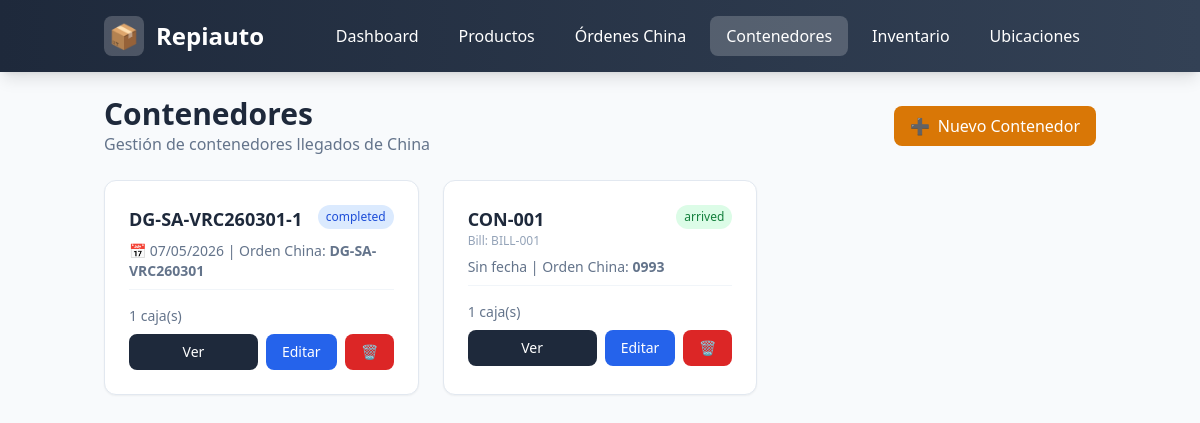
/containers, run on the app's committed database.
### main.py (models this page shows)
class Base(DeclarativeBase):
    pass

class ShippingContainer(Base):
    __tablename__ = "shipping_containers"
    id: Mapped[int] = mapped_column(Integer, primary_key=True)
    invoice_number: Mapped[str] = mapped_column(String(100), unique=True, index=True)
    bill_number: Mapped[Optional[str]] = mapped_column(String(500), nullable=True)
    orders_china_id: Mapped[int] = mapped_column(ForeignKey("orders_china.id", ondelete="RESTRICT"))
    order_china = relationship("OrderChina", back_populates="containers")
    arrival_date: Mapped[Optional[datetime]] = mapped_column(DateTime, nullable=True)
    status: Mapped[str] = mapped_column(String(20), default="pending")
    notes: Mapped[Optional[str]] = mapped_column(String(500), nullable=True)
    created_at: Mapped[datetime] = mapped_column(DateTime, default=datetime.utcnow)
    boxes = relationship("Box", back_populates="container", cascade="all, delete-orphan")

class OrderChina(Base):
    __tablename__ = "orders_china"
    id: Mapped[int] = mapped_column(Integer, primary_key=True)
    invoice_number: Mapped[str] = mapped_column(String(100), unique=True, index=True)
    supplier: Mapped[Optional[str]] = mapped_column(String(200), nullable=True)
    created_at: Mapped[datetime] = mapped_column(DateTime, default=datetime.utcnow)
    containers = relationship("ShippingContainer", back_populates="order_china")

### main.py (the view)
@app.get("/containers", response_class=HTMLResponse)
async def containers(request: Request):
    try:
        db = SessionLocal()
        try:
            raw = db.query(ShippingContainer).options(
                joinedload(ShippingContainer.order_china),
                joinedload(ShippingContainer.boxes)
            ).order_by(ShippingContainer.created_at.desc()).all()
            china_orders = db.query(OrderChina).all()
        finally:
            db.close()
    except Exception as e:
        logger.error(f"Containers error: {e}")
        return templates.TemplateResponse("error.html", {"request": request, "title": "Error", "message": "No se pudieron cargar los contenedores."})
    return templates.TemplateResponse("containers.html", {"request": request, "containers": raw, "china_orders": china_orders})

### templates/containers.html (shortened to what this page needs)
{% extends "base.html" %}
{% block content %}
<div class="flex justify-between items-center mb-6">
    <div>
        <h2 class="text-3xl font-bold text-slate-800">Contenedores</h2>
        <p class="text-slate-500">Gestión de contenedores llegados de China</p>
    </div>
    <button onclick="openCreateModal()" class="px-4 py-2 bg-amber-600 text-white rounded-lg hover:bg-amber-700 flex items-center gap-2">
    <span>➕</span> Nuevo Contenedor
</button>
</div>
<div class="grid grid-cols-1 md:grid-cols-2 lg:grid-cols-3 gap-6">
    {% for c in containers %}
    <div class="bg-white rounded-xl shadow-sm border border-slate-200 p-6 hover:shadow-md transition">
        <div class="flex justify-between items-start mb-2">
            <div>
                <h3 class="text-lg font-bold text-slate-800">{{ c.invoice_number }}</h3>
                {% if c.bill_number %}
                <p class="text-xs text-slate-400">Bill: {{ c.bill_number }}</p>
                {% endif %}
            </div>
            <span class="px-2 py-1 text-xs rounded-full {% if c.status == 'arrived' %}bg-green-100 text-green-700{% elif c.status == 'pending' %}bg-yellow-100 text-yellow-700{% else %}bg-blue-100 text-blue-700{% endif %}">{{ c.status }}</span>
        </div>
        <p class="text-sm text-slate-500 mb-2">
            {% if c.arrival_date %}📅 {{ c.arrival_date.strftime('%d/%m/%Y') }}{% else %}Sin fecha{% endif %}
            | Orden China: <strong>{{ c.order_china.invoice_number if c.order_china else '?' }}</strong>
        </p>
        <div class="border-t border-slate-100 pt-4 space-y-2">
            <p class="text-sm text-slate-500">{{ c.boxes|length }} caja(s)</p>
            <div class="flex gap-2">
                <a href="/containers/{{ c.id }}" class="flex-1 text-center px-4 py-2 bg-slate-800 text-white rounded-lg hover:bg-slate-700 transition text-sm">Ver</a>
                <button onclick="editContainer({{ c.id }}, '{{ c.invoice_number }}', '{{ c.bill_number or '' }}', {{ c.orders_china_id }}, '{{ c.arrival_date.strftime('%Y-%m-%d') if c.arrival_date else '' }}', '{{ c.notes or '' }}')" class="px-4 py-2 bg-blue-600 text-white rounded-lg hover:bg-blue-700 text-sm">Editar</button>
                <button onclick="deleteContainer({{ c.id }})" class="px-4 py-2 bg-red-600 text-white rounded-lg hover:bg-red-700 text-sm">🗑️</button>
            </div>
        </div>
    </div>
    {% else %}
    <div class="col-span-full text-center py-12 text-slate-400">
        <div class="text-5xl mb-3">🚢</div>
        <p class="text-lg">No hay contenedores registrados</p>
        <p class="text-sm">Primero crea una Orden China, luego un Contenedor</p>
    </div>
    {% endfor %}
</div>
{% endblock %}

### data on the page
ShippingContainer: invoice_number "DG-SA-VRC260301-1", status "completed", arrival_date "07/05/2026", order_china "DG-SA-VRC260301", boxes|length "1"
ShippingContainer: invoice_number "CON-001", bill_number "BILL-001", status "arrived", shows "Sin fecha", order_china "0993", boxes|length "1"
